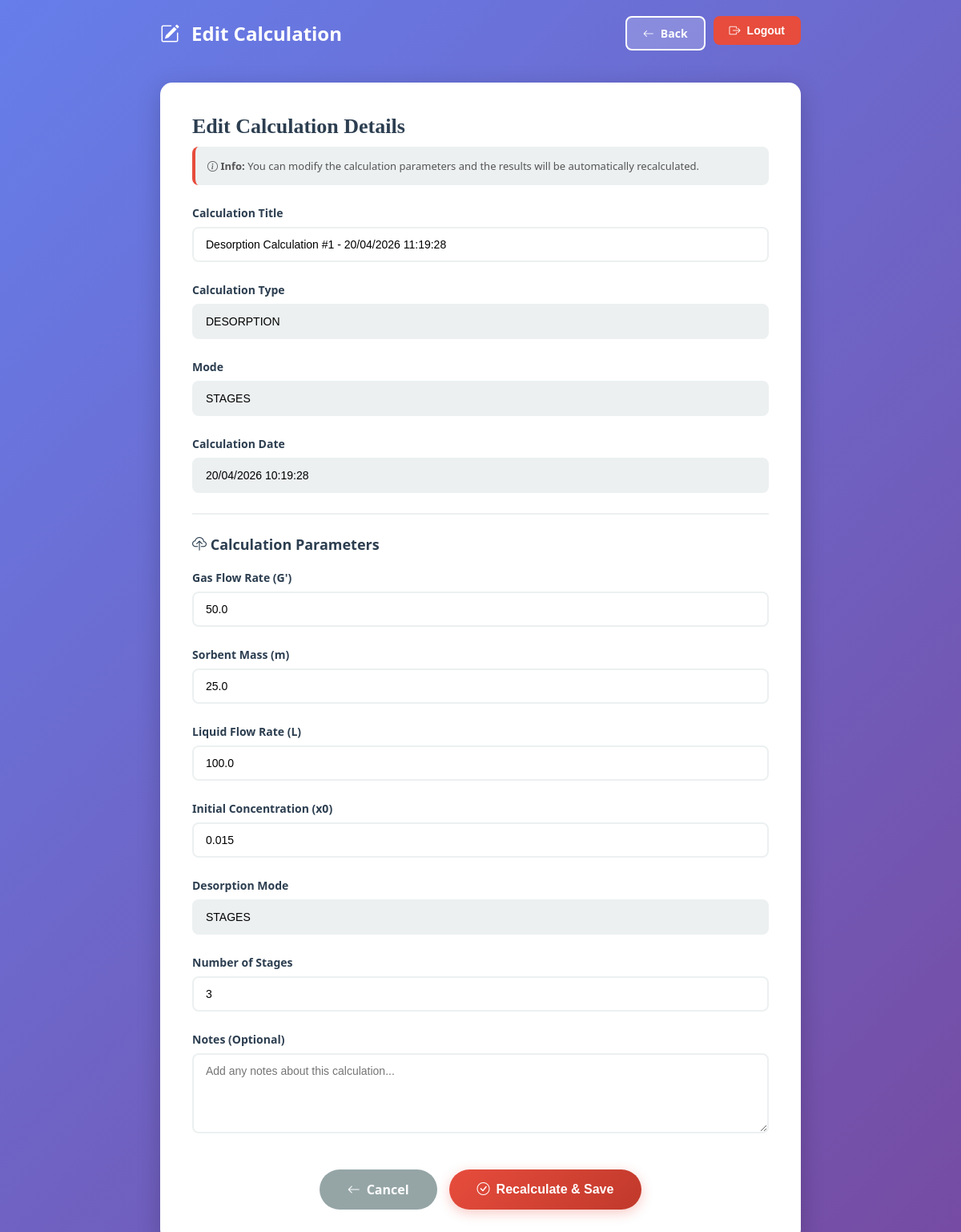
The page /historique/edit/1 (signed in) on the database its author committed.
### app.py (models this page shows)
class Calculation(db.Model):
    __tablename__ = 'calculation'
    id = db.Column(db.Integer, primary_key=True)
    user_id = db.Column(db.Integer, db.ForeignKey('user.id'), nullable=False)
    calculation_type = db.Column(db.String(20), nullable=False)  # 'absorption' ou 'desorption'
    mode = db.Column(db.String(20), nullable=False)  # 'stages' ou 'target'
    timestamp = db.Column(db.DateTime, default=db.func.now(), nullable=False)
    title = db.Column(db.String(100), nullable=False)
    parameters = db.Column(db.Text, nullable=False)
    results = db.Column(db.Text, nullable=False)
    plot_url = db.Column(db.Text, nullable=False)

### app.py (the view, shortened to what this page needs)
@app.route('/historique/edit/<int:calc_id>', methods=['GET', 'POST'])
def edit_calculation(calc_id):
    if 'user_id' not in session:
        return redirect(url_for('login'))
    calculation = Calculation.query.get(calc_id)
    if not calculation or calculation.user_id != session['user_id']:
        flash("Calculation not found", 'error')
        return redirect(url_for('dashboard'))
    params = json.loads(calculation.parameters)
    results = json.loads(calculation.results)
    return render_template('edit_calculation.html',
                         calculation=calculation,
                         params=params,
                         username=session.get('username'))

### app.py (called while the page is built)
@app.context_processor
def inject_language():
    lang = session.get('lang', 'fr')
    return {
        'current_language': lang,
        'supported_languages': [
            {'code': 'en', 'name': 'English', 'flag': '🇬🇧'},
            {'code': 'fr', 'name': 'Français', 'flag': '🇫🇷'},
            {'code': 'es', 'name': 'Español', 'flag': '🇪🇸'},
        ],
        'gettext': lambda key: get_text(key, lang),
        'app_name': get_text('app_name', lang),
        'app_description': get_text('app_description', lang),
    }

### translations.py (called while the page is built)
def get_text(key, language='en'):
    if language not in TRANSLATIONS:
        language = 'en'
    return TRANSLATIONS[language].get(key, key)

### templates/edit_calculation.html (shortened to what this page needs)
<!DOCTYPE html>
<html lang="en">
<head>
    <link href="https://cdn.jsdelivr.net/npm/bootstrap-icons@1.11.0/font/bootstrap-icons.css" rel="stylesheet">
</head>
<body>
    <div class="container">
        <div class="header">
            <div class="header-title">
                <i class="bi bi-pencil-square"></i> Edit Calculation
            </div>
            <div class="header-nav">
                <a href="/dashboard" class="btn btn-secondary">
                    <i class="bi bi-arrow-left"></i> Back
                </a>
                <form method="POST" action="/logout" style="display: inline;">
                    <button type="submit" class="btn btn-logout" onclick="return confirm('Are you sure?')">
                        <i class="bi bi-box-arrow-right"></i> Logout
                    </button>
                </form>
            </div>
        </div>
        <div class="content">
            <h1 class="content-title">Edit Calculation Details</h1>
            <div class="info-box">
                <i class="bi bi-info-circle"></i>
                <strong>Info:</strong> You can modify the calculation parameters and the results will be automatically recalculated.
            </div>
            <form method="POST" id="editForm">
                <div class="form-group">
                    <label for="title">Calculation Title</label>
                    <input type="text" id="title" name="title" value="{{ calculation.title }}" required>
                </div>
                <div class="form-group">
                    <label>Calculation Type</label>
                    <input type="text" value="{{ calculation.calculation_type.upper() }}" readonly style="background: #ecf0f1; cursor: not-allowed;">
                </div>
                <div class="form-group">
                    <label>Mode</label>
                    <input type="text" value="{{ calculation.mode.upper() }}" readonly style="background: #ecf0f1; cursor: not-allowed;">
                </div>
                <div class="form-group">
                    <label>Calculation Date</label>
                    <input type="text" value="{{ calculation.timestamp.strftime('%d/%m/%Y %H:%M:%S') }}" readonly style="background: #ecf0f1; cursor: not-allowed;">
                </div>
                {% if calculation.calculation_type == 'absorption' %}
                    <div style="border-top: 2px solid #ecf0f1; padding-top: 25px; margin-top: 25px;">
                        <h3 style="color: var(--primary); margin-bottom: 20px; font-size: 18px;">
                            <i class="bi bi-droplet"></i> Calculation Parameters
                        </h3>
                        <div class="form-group">
                            <label for="L">Liquid Flow Rate (L)</label>
                            <input type="number" id="L" name="L" value="{{ params.L }}" step="0.01" required>
                        </div>
                        <div class="form-group">
                            <label for="G">Gas Flow Rate (G)</label>
                            <input type="number" id="G" name="G" value="{{ params.G }}" step="0.01" required>
                        </div>
                        <div class="form-group">
                            <label for="yo">Initial Concentration (yo)</label>
                            <input type="number" id="yo" name="yo" value="{{ params.yo }}" step="0.001" required>
                        </div>
                        <div class="form-group">
                            <label>Absorption Mode</label>
                            <input type="hidden" name="absorption_mode" id="absorption_mode" value="{{ params.mode }}">
                            <input type="text" value="{{ params.mode.upper() }}" readonly style="background: #ecf0f1; cursor: not-allowed;">
                        </div>
                        {% if params.mode == 'stages' %}
                        <div class="form-group">
                            <label for="num_stages">Number of Stages</label>
                            <input type="number" id="num_stages" name="num_stages" value="{{ params.num_stages }}" step="1" min="1" required>
                        </div>
                        {% else %}
                        <div class="form-group">
                            <label for="y_target">Target Concentration (y_target)</label>
                            <input type="number" id="y_target" name="y_target" value="{{ params.y_target }}" step="0.001" required>
                        </div>
                        {% endif %}
                    </div>
                {% elif calculation.calculation_type == 'desorption' %}
                    <div style="border-top: 2px solid #ecf0f1; padding-top: 25px; margin-top: 25px;">
                        <h3 style="color: var(--primary); margin-bottom: 20px; font-size: 18px;">
                            <i class="bi bi-cloud-upload"></i> Calculation Parameters
                        </h3>
                        <div class="form-group">
                            <label for="G_prime">Gas Flow Rate (G')</label>
                            <input type="number" id="G_prime" name="G_prime" value="{{ params.G_prime }}" step="0.01" required>
                        </div>
                        <div class="form-group">
                            <label for="m">Sorbent Mass (m)</label>
                            <input type="number" id="m" name="m" value="{{ params.m }}" step="0.01" required>
                        </div>
                        <div class="form-group">
                            <label for="L">Liquid Flow Rate (L)</label>
                            <input type="number" id="L" name="L" value="{{ params.L }}" step="0.01" required>
                        </div>
                        <div class="form-group">
                            <label for="x0">Initial Concentration (x0)</label>
                            <input type="number" id="x0" name="x0" value="{{ params.x0 }}" step="0.001" required>
                        </div>
                        <div class="form-group">
                            <label>Desorption Mode</label>
                            <input type="text" value="{{ params.mode.upper() }}" readonly style="background: #ecf0f1; cursor: not-allowed;">
                        </div>
                        {% if params.mode == 'stages' %}
                        <div class="form-group">
                            <label for="N_etages">Number of Stages</label>
                            <input type="number" id="N_etages" name="N_etages" value="{{ params.get('N_etages', 3) }}" step="1" min="1" required>
                        </div>
                        {% else %}
                        <div class="form-group">
                            <label for="x_objectif">Target Concentration (x_objectif)</label>
                            <input type="number" id="x_objectif" name="x_objectif" value="{{ params.get('x_objectif', 0.001) }}" step="0.001" required>
                        </div>
                        {% endif %}
                    </div>
                {% endif %}
                <div class="form-group">
                    <label for="notes">Notes (Optional)</label>
                    <textarea id="notes" name="notes" placeholder="Add any notes about this calculation..."></textarea>
                </div>
                <div class="button-group">
                    <a href="/historique-{{ calculation.calculation_type }}" class="btn btn-back">
                        <i class="bi bi-arrow-left"></i> Cancel
                    </a>
                    <button type="submit" class="btn btn-primary">
                        <i class="bi bi-check-circle"></i> Recalculate & Save
                    </button>
                </div>
            </form>
        </div>
    </div>
</body>
</html>

### templates/edit_calculation.html (style rules this page uses)
:root { --primary: #2c3e50; --secondary: #e74c3c; }
* { margin: 0; padding: 0; box-sizing: border-box; }
body { font-family: 'Montserrat', 'Segoe UI', Tahoma, Geneva, Verdana, sans-serif; background: linear-gradient(135deg, #667eea 0%, #764ba2 100%); min-height: 100vh; padding: 20px; }
.container { max-width: 800px; margin: 0 auto; }
.header { display: flex; justify-content: space-between; align-items: center; margin-bottom: 40px; flex-wrap: wrap; gap: 20px; }
.header-title { display: flex; align-items: center; gap: 15px; font-size: 24px; font-weight: 700; color: white; }
.header-nav { display: flex; gap: 10px; }
.btn { display: inline-flex; align-items: center; justify-content: center; gap: 8px; padding: 10px 20px; border: none; border-radius: 8px; font-weight: 600; text-decoration: none; cursor: pointer; transition: all 0.3s ease; font-size: 14px; }
.btn-secondary { background-color: rgba(255, 255, 255, 0.2); color: white; border: 2px solid white; }
.btn-logout { background-color: var(--secondary); color: white; }
.content { background: white; padding: 40px; border-radius: 15px; box-shadow: 0 8px 30px rgba(0,0,0,0.2); }
.content-title { font-size: 26px; color: var(--primary); margin-bottom: 10px; font-family: 'Playfair Display', serif; }
.form-group { margin-bottom: 25px; }
label { font-weight: 600; margin-bottom: 8px; color: var(--primary); font-size: 14px; display: block; }
input[type="text"], input[type="number"], textarea { width: 100%; padding: 12px 15px; border: 2px solid #ecf0f1; border-radius: 8px; font-size: 14px; font-family: 'Montserrat', sans-serif; transition: all 0.3s ease; }
textarea { resize: vertical; min-height: 100px; }
.info-box { background: #ecf0f1; border-left: 4px solid var(--secondary); padding: 15px; border-radius: 8px; margin-bottom: 25px; font-size: 13px; color: #555; }
.button-group { display: flex; gap: 15px; justify-content: center; margin-top: 40px; flex-wrap: wrap; }
.btn-primary { background: linear-gradient(135deg, #e74c3c 0%, #c0392b 100%); color: white; padding: 14px 35px; font-size: 16px; border-radius: 30px; box-shadow: 0 4px 15px rgba(231, 76, 60, 0.3); }
.btn-back { background-color: #95a5a6; color: white; padding: 14px 35px; font-size: 16px; border-radius: 30px; }

### rows shown on the page
Calculation: title "Desorption Calculation #1 - 20/04/2026 11:19:28", calculation_type "DESORPTION", mode "STAGES", timestamp "20/04/2026 10:19:28"
